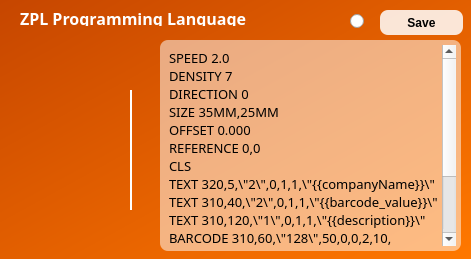
   <widget class="QFrame" name="frame_8">
    <property name="geometry">
     <rect>
      <x>490</x>
      <y>390</y>
      <width>471</width>
      <height>259</height>
     </rect>
    </property>
    <property name="styleSheet">
     <string notr="true">QFrame {
	background: qlineargradient(spread:pad, x1:0, y1:0, x2:1, y2:1, stop:0 rgba(198, 70, 0, 255), stop:1 rgba(255, 120, 0, 255));
	border-radius: 12px;
}</string>
    </property>
    <property name="frameShape">
     <enum>QFrame::StyledPanel</enum>
    </property>
    <property name="frameShadow">
     <enum>QFrame::Raised</enum>
    </property>
    <widget class="QLabel" name="label_20">
     <property name="geometry">
      <rect>
       <x>20</x>
       <y>10</y>
       <width>281</width>
       <height>16</height>
      </rect>
     </property>
     <property name="font">
      <font>
       <family>Sans Serif</family>
       <pointsize>12</pointsize>
       <weight>75</weight>
       <italic>false</italic>
       <bold>true</bold>
       <strikeout>false</strikeout>
       <kerning>true</kerning>
      </font>
     </property>
     <property name="styleSheet">
      <string notr="true">QLabel {
	text-align: center;
	background: transparent;
	color: white;
}</string>
     </property>
     <property name="text">
      <string>ZPL Programming Language</string>
     </property>
     <property name="textFormat">
      <enum>Qt::PlainText</enum>
     </property>
    </widget>
    <widget class="QLabel" name="lbl_iconZpl">
     <property name="geometry">
      <rect>
       <x>10</x>
       <y>90</y>
       <width>101</width>
       <height>91</height>
      </rect>
     </property>
     <property name="styleSheet">
      <string notr="true">QLabel {
	background: transparent;
}</string>
     </property>
     <property name="pixmap">
      <pixmap>../../Downloads/music.png</pixmap>
     </property>
     <property name="scaledContents">
      <bool>true</bool>
     </property>
    </widget>
    <widget class="QFrame" name="frame_17">
     <property name="geometry">
      <rect>
       <x>130</x>
       <y>90</y>
       <width>2</width>
       <height>120</height>
      </rect>
     </property>
     <property name="styleSheet">
      <string notr="true">QFrame {
	background: white;
}</string>
     </property>
     <property name="frameShape">
      <enum>QFrame::StyledPanel</enum>
     </property>
     <property name="frameShadow">
      <enum>QFrame::Raised</enum>
     </property>
    </widget>
    <widget class="QPushButton" name="btn_saveZpl">
     <property name="geometry">
      <rect>
       <x>380</x>
       <y>10</y>
       <width>83</width>
       <height>25</height>
      </rect>
     </property>
     <property name="cursor">
      <cursorShape>PointingHandCursor</cursorShape>
     </property>
     <property name="styleSheet">
      <string notr="true">QPushButton {
	background: rgba(255, 255, 255, 215);
	border-radius: 8px;
	font-weight: bold;
}</string>
     </property>
     <property name="text">
      <string>Save</string>
     </property>
    </widget>
    <widget class="QTextEdit" name="et_zplCommand">
     <property name="geometry">
      <rect>
       <x>160</x>
       <y>40</y>
       <width>301</width>
       <height>211</height>
      </rect>
     </property>
     <property name="font">
      <font>
       <family>Sans Serif</family>
       <weight>75</weight>
       <bold>true</bold>
      </font>
     </property>
     <property name="styleSheet">
      <string notr="true">QTextEdit {
	background: rgba(255, 255, 255, 130);
	border-radius: 8px;
	padding: 5px;
}</string>
     </property>
     <property name="html">
      <string>&lt;!DOCTYPE HTML PUBLIC &quot;-//W3C//DTD HTML 4.0//EN&quot; &quot;http://www.w3.org/TR/REC-html40/strict.dtd&quot;&gt;
&lt;html&gt;&lt;head&gt;&lt;meta name=&quot;qrichtext&quot; content=&quot;1&quot; /&gt;&lt;style type=&quot;text/css&quot;&gt;
p, li { white-space: pre-wrap; }
&lt;/style&gt;&lt;/head&gt;&lt;body style=&quot; font-family:'Sans Serif'; font-size:10pt; font-weight:600; font-style:normal;&quot;&gt;
&lt;p style=&quot; margin-top:0px; margin-bottom:0px; margin-left:0px; margin-right:0px; -qt-block-indent:0; text-indent:0px;&quot;&gt;&lt;span style=&quot; font-family:'Fira Sans Semi-Light'; font-weight:400;&quot;&gt;SPEED 2.0 &lt;/span&gt;&lt;/p&gt;
&lt;p style=&quot; margin-top:0px; margin-bottom:0px; margin-left:0px; margin-right:0px; -qt-block-indent:0; text-indent:0px;&quot;&gt;&lt;span style=&quot; font-family:'Fira Sans Semi-Light'; font-weight:400;&quot;&gt;DENSITY 7 &lt;/span&gt;&lt;/p&gt;
&lt;p style=&quot; margin-top:0px; margin-bottom:0px; margin-left:0px; margin-right:0px; -qt-block-indent:0; text-indent:0px;&quot;&gt;&lt;span style=&quot; font-family:'Fira Sans Semi-Light'; font-weight:400;&quot;&gt;DIRECTION 0 &lt;/span&gt;&lt;/p&gt;
&lt;p style=&quot; margin-top:0px; margin-bottom:0px; margin-left:0px; margin-right:0px; -qt-block-indent:0; text-indent:0px;&quot;&gt;&lt;span style=&quot; font-family:'Fira Sans Semi-Light'; font-weight:400;&quot;&gt;SIZE 35MM,25MM &lt;/span&gt;&lt;/p&gt;
&lt;p style=&quot; margin-top:0px; margin-bottom:0px; margin-left:0px; margin-right:0px; -qt-block-indent:0; text-indent:0px;&quot;&gt;&lt;span style=&quot; font-family:'Fira Sans Semi-Light'; font-weight:400;&quot;&gt;OFFSET 0.000 &lt;/span&gt;&lt;/p&gt;
&lt;p style=&quot; margin-top:0px; margin-bottom:0px; margin-left:0px; margin-right:0px; -qt-block-indent:0; text-indent:0px;&quot;&gt;&lt;span style=&quot; font-family:'Fira Sans Semi-Light'; font-weight:400;&quot;&gt;REFERENCE 0,0 &lt;/span&gt;&lt;/p&gt;
&lt;p style=&quot; margin-top:0px; margin-bottom:0px; margin-left:0px; margin-right:0px; -qt-block-indent:0; text-indent:0px;&quot;&gt;&lt;span style=&quot; font-family:'Fira Sans Semi-Light'; font-weight:400;&quot;&gt;CLS &lt;/span&gt;&lt;/p&gt;
&lt;p style=&quot; margin-top:0px; margin-bottom:0px; margin-left:0px; margin-right:0px; -qt-block-indent:0; text-indent:0px;&quot;&gt;&lt;span style=&quot; font-family:'Fira Sans Semi-Light'; font-weight:400;&quot;&gt;TEXT 320,5,\&amp;quot;2\&amp;quot;,0,1,1,\&amp;quot;{{companyName}}\&amp;quot; &lt;/span&gt;&lt;/p&gt;
&lt;p style=&quot; margin-top:0px; margin-bottom:0px; margin-left:0px; margin-right:0px; -qt-block-indent:0; text-indent:0px;&quot;&gt;&lt;span style=&quot; font-family:'Fira Sans Semi-Light'; font-weight:400;&quot;&gt;TEXT 310,40,\&amp;quot;2\&amp;quot;,0,1,1,\&amp;quot;{{barcode_value}}\&amp;quot; &lt;/span&gt;&lt;/p&gt;
&lt;p style=&quot; margin-top:0px; margin-bottom:0px; margin-left:0px; margin-right:0px; -qt-block-indent:0; text-indent:0px;&quot;&gt;&lt;span style=&quot; font-family:'Fira Sans Semi-Light'; font-weight:400;&quot;&gt;TEXT 310,120,\&amp;quot;1\&amp;quot;,0,1,1,\&amp;quot;{{description}}\&amp;quot; &lt;/span&gt;&lt;/p&gt;
&lt;p style=&quot; margin-top:0px; margin-bottom:0px; margin-left:0px; margin-right:0px; -qt-block-indent:0; text-indent:0px;&quot;&gt;&lt;span style=&quot; font-family:'Fira Sans Semi-Light'; font-weight:400;&quot;&gt;BARCODE 310,60,\&amp;quot;128\&amp;quot;,50,0,0,2,10,\&amp;quot;{{barcode_value}}\&amp;quot; &lt;/span&gt;&lt;/p&gt;
&lt;p style=&quot; margin-top:0px; margin-bottom:0px; margin-left:0px; margin-right:0px; -qt-block-indent:0; text-indent:0px;&quot;&gt;&lt;span style=&quot; font-family:'Fira Sans Semi-Light'; font-weight:400;&quot;&gt;TEXT 310,160,\&amp;quot;4\&amp;quot;,0,1,1,\&amp;quot;{{unit_price_integer}}\&amp;quot; &lt;/span&gt;&lt;/p&gt;
&lt;p style=&quot; margin-top:0px; margin-bottom:0px; margin-left:0px; margin-right:0px; -qt-block-indent:0; text-indent:0px;&quot;&gt;&lt;span style=&quot; font-family:'Fira Sans Semi-Light'; font-weight:400;&quot;&gt;PRINT {{copies}} &lt;/span&gt;&lt;/p&gt;
&lt;p style=&quot; margin-top:0px; margin-bottom:0px; margin-left:0px; margin-right:0px; -qt-block-indent:0; text-indent:0px;&quot;&gt;&lt;span style=&quot; font-family:'Fira Sans Semi-Light'; font-weight:400;&quot;&gt;EOP&lt;/span&gt;&lt;/p&gt;&lt;/body&gt;&lt;/html&gt;</string>
     </property>
    </widget>
    <widget class="QRadioButton" name="rb_zpl">
     <property name="geometry">
      <rect>
       <x>350</x>
       <y>10</y>
       <width>16</width>
       <height>23</height>
      </rect>
     </property>
    </widget>
   </widget>
